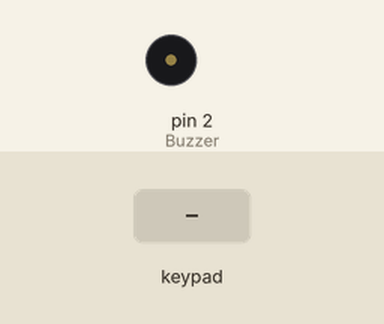
Bench run of a sketch on a simulated Arduino Uno, built with avr-gcc and run on an emulated ATmega328P. Parts: buzzer (waves = sounding). Inputs (shaded band) come from the test bench.

Above: at 1.2 s.
1.3 s: keypad keys 7 8 9 1 0 pressed 0.4 s apart
At 1.4 s:
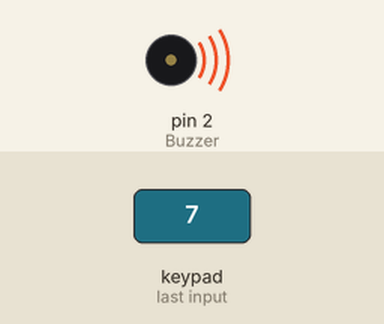
Timing chart, 0 to 4.6 s (numbered marks = the images above; inputs shaded):
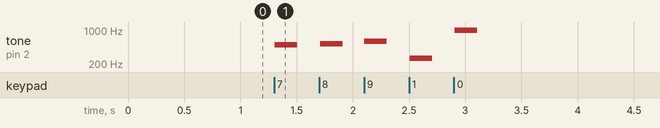

The sketch:

CP2.ino
```cpp
#include <Keypad.h>
#include "pitches.h"
const byte ROWS=4;
const byte COLS=4;
int duration=200;
const byte Buzzer= 2;
const int rhythm=500;
char index;
int SoundLeng;
char song_tone;
char ch;
char keys[ROWS][COLS]={
 {'F','E','D','C'},
 {'B','3','6','9'},
 {'A','2','5','8'},
 {'0','1','4','7'}
};
byte rowPins[ROWS]={7,8,9,10};
byte colPins[COLS]={3,4,5,6};
int
pitch[]={0,NOTE_C4,NOTE_D4,NOTE_E4,NOTE_F4,NOTE_G4,NOTE_A4,NOTE_B4,
NOTE_C5,NOTE_D5,NOTE_E5,NOTE_F5,NOTE_G5,NOTE_A5,NOTE_B5};

Keypad keypad = Keypad(makeKeymap(keys), rowPins, colPins, ROWS,
COLS);

void setup() {
 pinMode(Buzzer,OUTPUT);
 Serial.begin(9600);
}
void loop() {
 char key = keypad.getKey();
 if(key!=NO_KEY){
 switch(key){
 case '0':
 tone(Buzzer,NOTE_B5,duration);
 break;
 case '1':
 tone(Buzzer,NOTE_C4,duration);
 break;
 case '2':
 tone(Buzzer,NOTE_D4,duration);
 break;
 case '3':
 tone(Buzzer,NOTE_E4,duration);
 break;
 case '4':
 tone(Buzzer,NOTE_F4,duration);
 break;
 case '5':
 tone(Buzzer,NOTE_G4,duration);
 break;
 case '6':
 tone(Buzzer,NOTE_A4,duration);
 break;
 case '7':
 tone(Buzzer,NOTE_B4,duration);
 break;
 case '8':
 tone(Buzzer,NOTE_C5,duration);
 break;
 case '9':
 tone(Buzzer,NOTE_D5,duration);
 break;
 case 'A':
 tone(Buzzer,NOTE_E5,duration);
 break;
 case 'B':
 tone(Buzzer,NOTE_F5,duration);
 break;
 case 'C':
 tone(Buzzer,NOTE_G5,duration);
 break;
 case 'D':
 tone(Buzzer,NOTE_A5,duration);
 break;
 case 'E':
 tone(Buzzer,NOTE_B5,duration);
 break;
 case 'F':
 tone(Buzzer,NOTE_B5,duration);
 break;
 }
 }
}
```

Measured:
- after the input at 1.3 s, tone on pin 2 (Buzzer): plays 494 Hz for 0.20 s, 523 Hz for 0.20 s, 587 Hz for 0.20 s, 262 Hz for 0.20 s, 988 Hz for 0.20 s, starting at once
